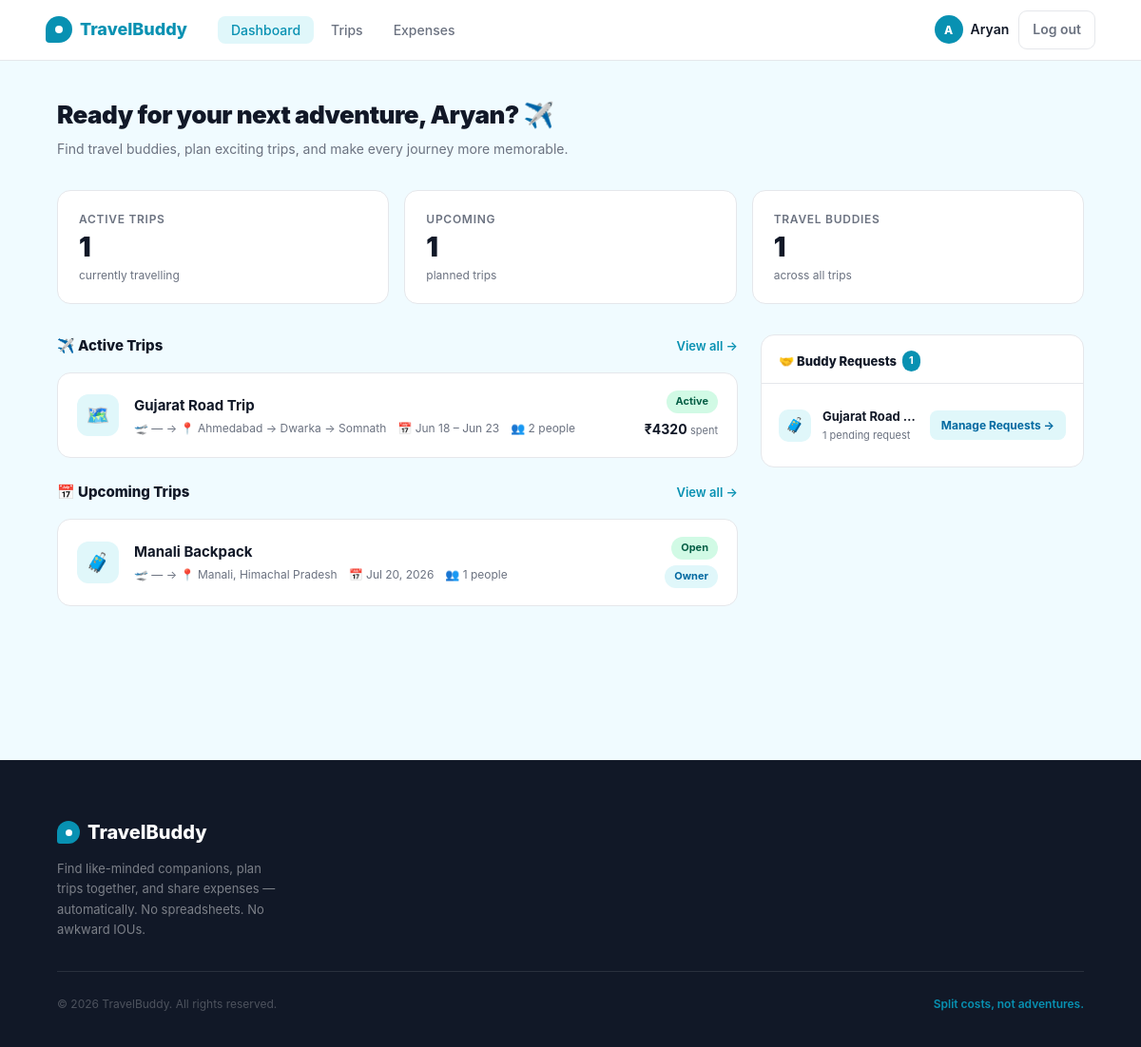
The page /dashboard (signed in) on the database as committed earlier.
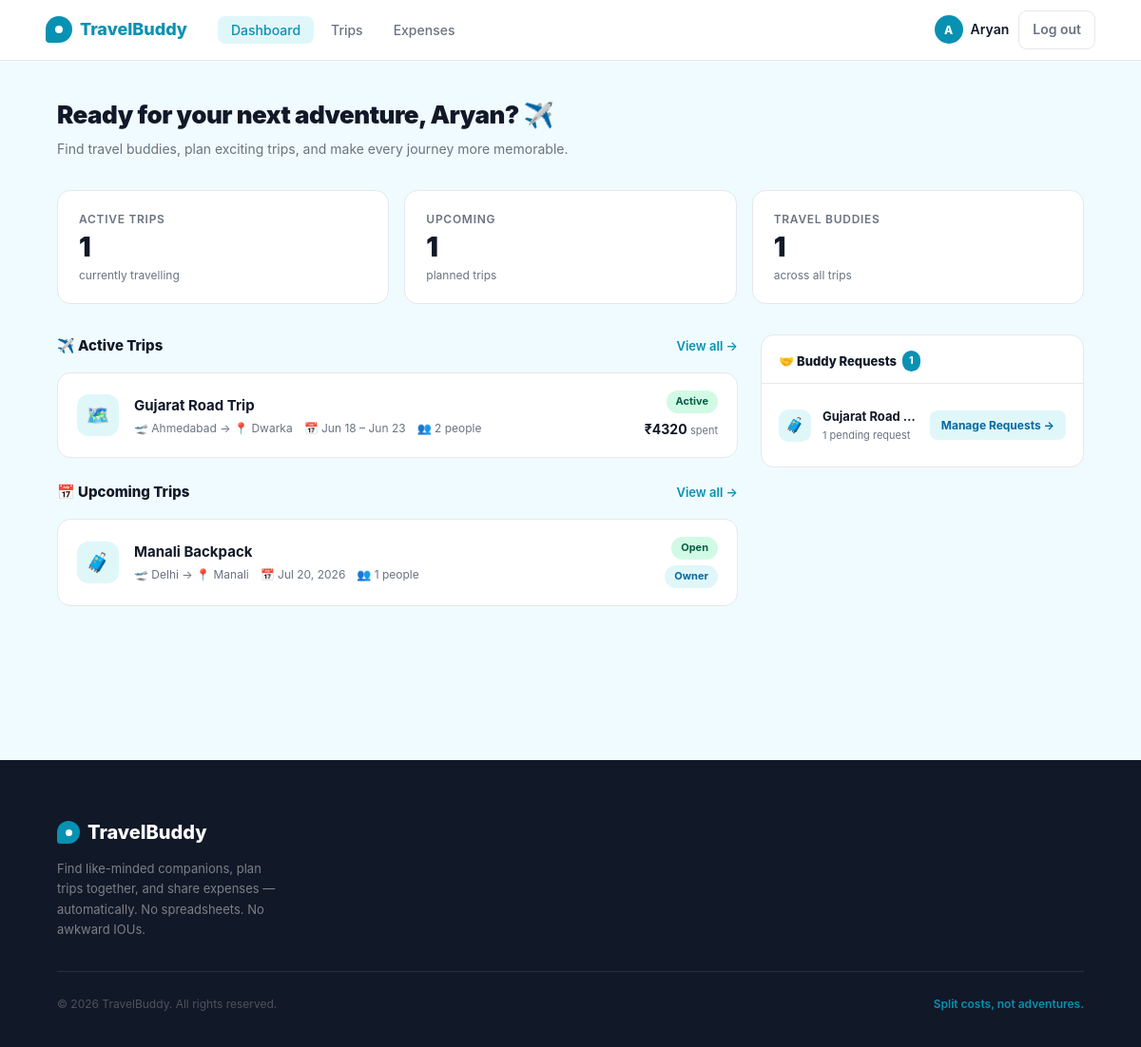
The same page on the database as committed later.
### app/models.py (models this page shows, shortened)
class Trip(db.Model):
    __tablename__ = 'trips'
    __table_args__ = (
        db.Index('ix_trips_owner_status', 'owner_id', 'status'),
        db.Index('ix_trips_public_start', 'is_public', 'start_date'),
    )
    id          = db.Column(db.Integer, primary_key=True)
    owner_id    = db.Column(db.Integer, db.ForeignKey('users.id'), nullable=False)
    title       = db.Column(db.String(150), nullable=False)
    destination = db.Column(db.String(150), nullable=False)
    departure_city = db.Column(db.String(100), default='')
    start_date  = db.Column(db.Date, nullable=False)
    end_date    = db.Column(db.Date, nullable=False)
    description = db.Column(db.Text, default='')
    budget_min  = db.Column(db.Float, default=0)
    budget_max  = db.Column(db.Float, default=0)
    max_members = db.Column(db.Integer, default=4)
    status      = db.Column(db.String(20), default='OPEN')
    join_deadline           = db.Column(db.DateTime, nullable=True)
    open_roster             = db.Column(db.Boolean, default=False, nullable=False,
                                        server_default='0')
    confirmation_deadline   = db.Column(db.DateTime, nullable=True)
    confirmation_started_at = db.Column(db.DateTime, nullable=True)
    cancelled_at            = db.Column(db.DateTime, nullable=True)
    is_public   = db.Column(db.Boolean, default=True)
    created_at  = db.Column(db.DateTime, default=lambda: datetime.now(timezone.utc))
    owner    = db.relationship('User', back_populates='owned_trips')
    members  = db.relationship('TripMember', back_populates='trip', lazy='dynamic',
                               cascade='all, delete-orphan')
    expenses = db.relationship('Expense', back_populates='trip', lazy='dynamic',
                               cascade='all, delete-orphan')
    def is_open(self):
        return self.status and self.status.upper() == 'OPEN'
    def is_active(self):
        return self.status and self.status.upper() == 'ACTIVE'
    def is_completed(self):
        return self.status and self.status.upper() == 'COMPLETED'
    def is_cancelled(self):
        return self.status and self.status.upper() == 'CANCELLED'
    @property
    def status_label(self):
        return {
            'OPEN': 'Open',
            'AWAITING_CONFIRMATION': 'Awaiting Confirmation',
            'CONFIRMED': 'Confirmed',
            'ACTIVE': 'Active',
            'COMPLETED': 'Completed',
            'CANCELLED': 'Cancelled',
        }.get(self.status.upper() if self.status else '', 'Unknown')
    def member_count(self):
        return self.members.filter_by(status='accepted').count() + 1  # +1 for owner
    def is_full(self):
        return self.member_count() >= self.max_members
    def total_spent(self):
        return round(sum(e.amount for e in self.expenses), 2)
    def your_share(self, user_id):
        mc = self.member_count()
        return round(self.total_spent() / mc, 2) if mc else 0.0
    def balance_for(self, user_id):
        paid = sum(e.amount for e in self.expenses.filter_by(paid_by_id=user_id))
        share = self.your_share(user_id)
        return round(paid - share, 2)

### app/dashboard/routes.py (the view)
@dashboard.route('/dashboard')
@login_required
def index():
    active_trips   = current_user.get_active_trips()
    upcoming_trips = current_user.get_upcoming_trips()
    pending_reqs   = current_user.get_pending_requests()
    net_balance    = current_user.get_total_balance()
    all_trip_ids = current_user._all_trip_ids()
    recent_expenses = (Expense.query
                       .filter(Expense.trip_id.in_(all_trip_ids))
                       .order_by(Expense.created_at.desc())
                       .limit(5)
                       .all()) if all_trip_ids else []
    total_trips    = len(active_trips) + len(upcoming_trips)
    total_buddies  = _count_unique_buddies(current_user)
    trips_for_card = (active_trips + upcoming_trips)[:6]
    return render_template('dashboard/index.html',
        active_trips=active_trips,
        upcoming_trips=upcoming_trips,
        pending_reqs=pending_reqs,
        recent_expenses=recent_expenses,
        net_balance=net_balance,
        total_trips=total_trips,
        total_buddies=total_buddies,
        trips_for_card=trips_for_card,
        today=date.today()
    )

### app/dashboard/routes.py (called while the page is built)
def _count_unique_buddies(user):
    all_trip_ids = user._all_trip_ids()
    if not all_trip_ids:
        return 0
    member_user_ids = {
        m.user_id
        for m in TripMember.query.filter(
            TripMember.trip_id.in_(all_trip_ids),
            TripMember.status == 'accepted',
            TripMember.user_id != user.id
        ).all()
    }
    owner_ids = {
        t.owner_id
        for t in Trip.query.filter(
            Trip.id.in_(all_trip_ids),
            Trip.owner_id != user.id
        ).all()
    }
    return len(member_user_ids | owner_ids)

### app/models.py (called while the page is built)
@login_manager.user_loader
def load_user(user_id):
    return db.session.get(User, int(user_id))

    def get_active_trips(self):
        owned = Trip.query.filter_by(owner_id=self.id, status='ACTIVE').all()
        joined = (
            Trip.query
            .join(TripMember, TripMember.trip_id == Trip.id)
            .filter(
                TripMember.user_id == self.id,
                TripMember.status == 'accepted',
                Trip.status == 'ACTIVE',
                Trip.owner_id != self.id
            )
            .all()
        )
        return owned + joined

### app/templates/dashboard/index.html (shortened to what the changed rows need)
{% extends "base.html" %}
{% block content %}
<div class="dashboard">
  <div class="dashboard-inner">
    <div class="dash-header">
      <div>
        <h1 class="dash-greeting">
          Ready for your next adventure, {{ current_user.name.split()[0] }}? ✈️
        </h1>
      </div>
    </div>
    <div class="dash-grid">
      <div class="left-col">
        {% if active_trips %}
        <div class="trips-section">
          <div class="trip-cards">
            {% for trip in active_trips %}
            <div class="trip-card">
              <div class="trip-icon">🗺️</div>
              <div class="trip-info">
                <div class="trip-name">{{ trip.title }}</div>
                <div class="trip-meta">
                  <span>🛫 {% if trip.departure_city %}{{ trip.departure_city }}{% else %}—{% endif %} → 📍 {{ trip.destination }}</span>
                  <span>📅 {{ trip.start_date.strftime('%b %d') }} – {{ trip.end_date.strftime('%b %d') }}</span>
                  <span>👥 {{ trip.member_count() }} people</span>
                </div>
              </div>
              <div class="trip-right">
                <span class="badge badge-active">Active</span>
                <div class="trip-spent">
                  {% if trip.total_spent() > 0 %}₹{{ "%.0f"|format(trip.total_spent()) }}{% else %}—{% endif %}
                  <span class="trip-spent-label">spent</span>
                </div>
              </div>
            </div>
            {% endfor %}
          </div>
        </div>
        {% endif %}
        <div class="trips-section">
          <div class="trip-cards">
            {% if upcoming_trips %}
              {% for trip in upcoming_trips %}
              <div class="trip-card">
                <div class="trip-icon">🧳</div>
                <div class="trip-info">
                  <div class="trip-name">{{ trip.title }}</div>
                  <div class="trip-meta">
                    <span>🛫 {% if trip.departure_city %}{{ trip.departure_city }}{% else %}—{% endif %} → 📍 {{ trip.destination }}</span>
                    <span>📅 {{ trip.start_date.strftime('%b %d, %Y') }}</span>
                    <span>👥 {{ trip.member_count() }} people</span>
                  </div>
                </div>
                <div class="trip-right">
                  {% if trip.is_cancelled() %}
                    <span class="badge badge-join-closed">{{ trip.status_label }}</span>
                  {% elif trip.is_active() %}
                    <span class="badge badge-active">{{ trip.status_label }}</span>
                  {% elif trip.is_completed() %}
                    <span class="badge badge-completed">{{ trip.status_label }}</span>
                  {% elif trip.is_full() %}
                    <span class="badge badge-full">Full</span>
                  {% elif trip.is_open() %}
                    <span class="badge badge-open">{{ trip.status_label }}</span>
                  {% else %}
                    <span class="badge badge-upcoming">{{ trip.status_label }}</span>
                  {% endif %}
                  {% if trip.owner_id == current_user.id %}
                    <span class="badge badge-owner">Owner</span>
                  {% endif %}
                </div>
              </div>
              {% endfor %}
            {% endif %}
          </div>
        </div>
      </div>
    </div>
  </div>
</div>
{% endblock %}

Rows that differ between the two databases and show on the page:
changed Trip "Gujarat Road Trip": departure_city (not shown) → "Ahmedabad"; destination "Ahmedabad → Dwarka → Somnath" → "Dwarka"; no longer shows "—"
changed Trip "Manali Backpack": departure_city (not shown) → "Delhi"; destination "Manali, Himachal Pradesh" → "Manali"; no longer shows "—"
